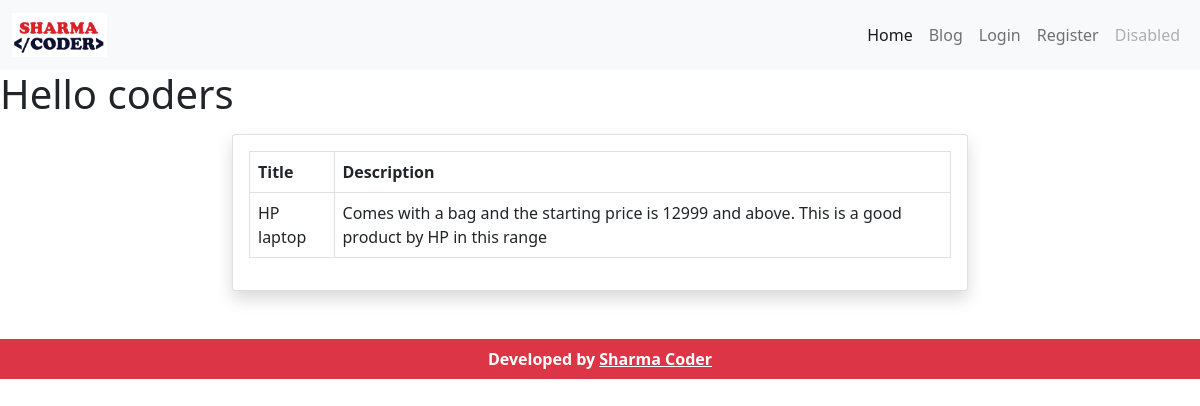
Screenshot of /viewblog/3 with the database file from the repository.
### accounts/models.py (models this page shows, shortened)
class Blogs(models.Model):
    category = models.ForeignKey("BlogCategory", on_delete=SET_NULL, null=True)
    title = models.CharField(max_length=191, null=True)
    description = models.CharField(max_length=500, null=True)
    image = models.ImageField(upload_to=get_filename,null=True, blank=True)
    created_at = models.DateTimeField(auto_now_add=True, null=True)

### accounts/views.py (the view)
# urls.py: path('viewblog/<int:pk>', views.viewblog, name="viewblog"),
def viewblog(request, pk):
    blogs = Blogs.objects.get(id=pk)
    context = {'blogs':blogs}
    return render(request, 'accounts/view.html', context)

### accounts/templates/accounts/view.html (shortened to what this page needs)
{% extends 'accounts/layouts/main.html' %}
{% block content %}
<h1>Hello coders</h1>
<section>
    <div class="container mt-3">
        <div class="row justify-content-center">
            <div class="col-md-8">
                <div class="card shadow">
                    <div class="card-body">
                    <table class="table table-bordered">
                            <thead>
                                <tr>
                                    <th>Title</th>
                                    <th>Description</th>
                                </tr>
                            </thead>
                            <tbody>
                                <tr>
                                    <td>{{blogs.title}}</td>
                                    <td>{{blogs.description}}</td>
                                </tr>
                            </tbody>
                        </table>
                    </div>
                </div>
            </div>
        </div>
    </div>
</section>
{% endblock content %}

### rows the page displays
Blogs: title "HP laptop", description "Comes with a bag and the starting price is 12999 and above. This is a good product by HP in this range"
